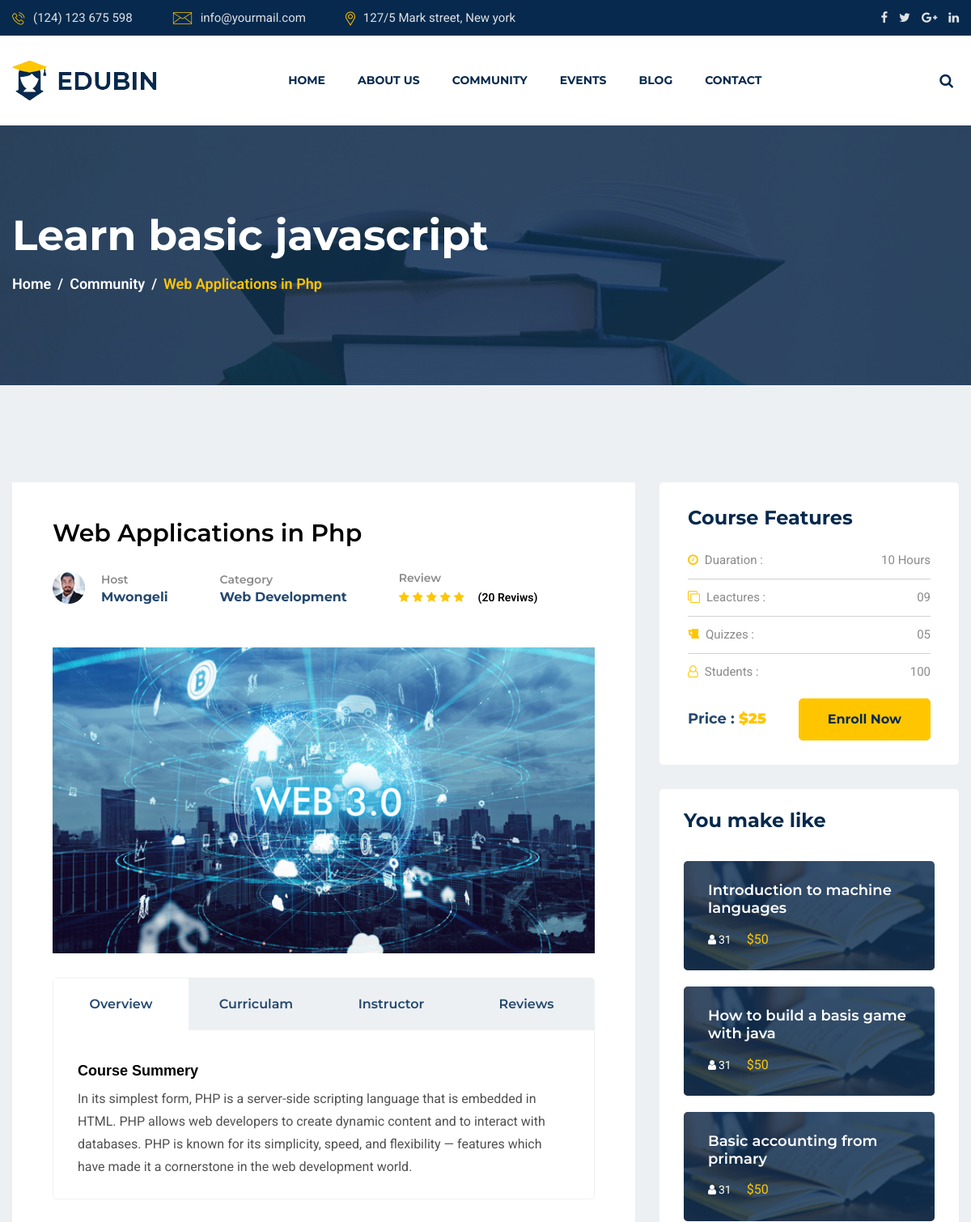
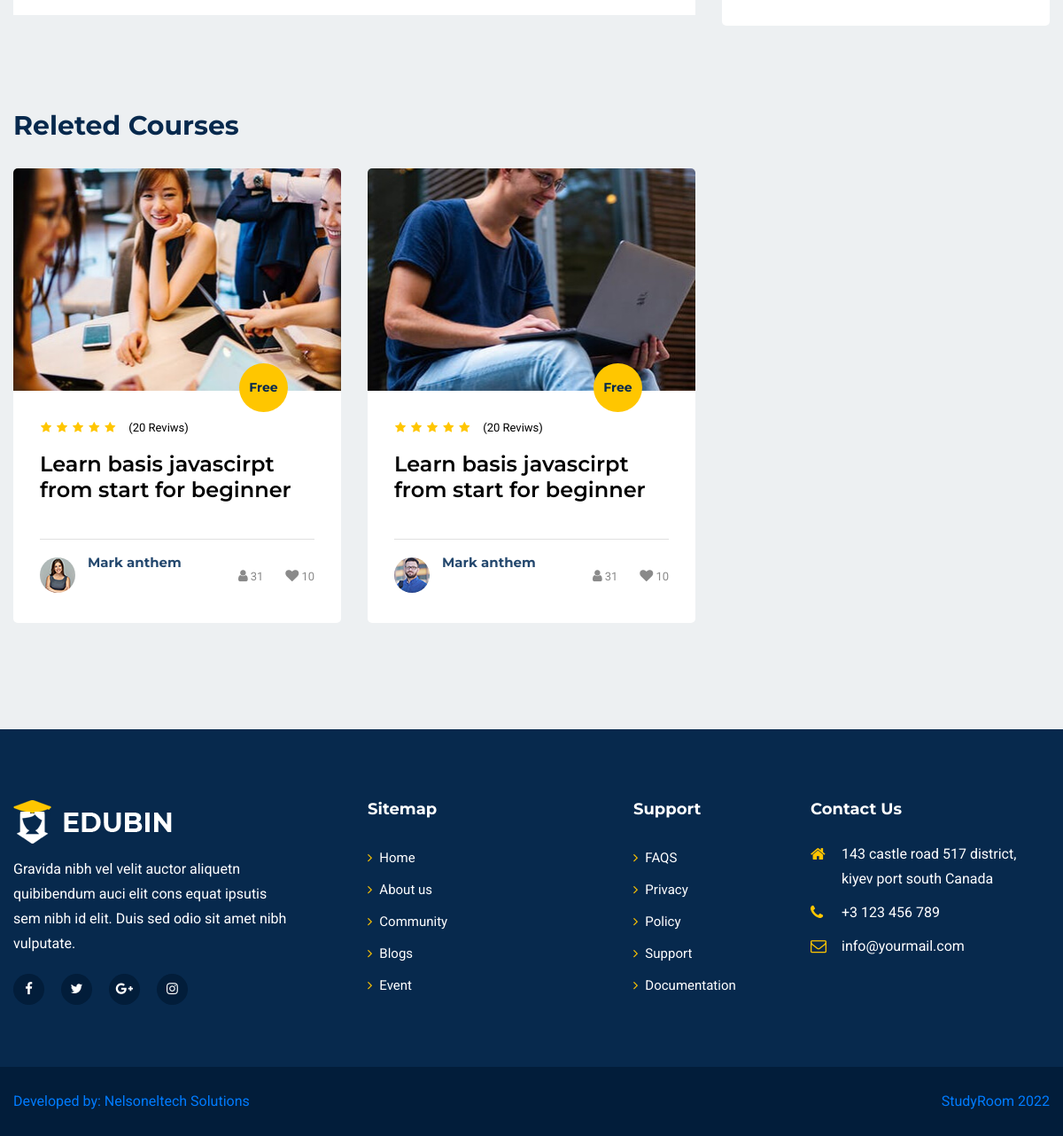
The app's page /forum/2/ with its own data (2 pictures, top to bottom).
### base/models.py (models this page shows, shortened)
class Forum(models.Model):
    host = models.ForeignKey(User, on_delete=models.SET_NULL, null=True)
    category = models.ForeignKey(Category, on_delete=models.SET_NULL, null=True)
    image = models.ImageField(upload_to='image', null=True)
    title = models.CharField(max_length=200)
    description = models.TextField(null=True, blank=True)
    participants = models.ManyToManyField(User, related_name='participants', blank=True)
    updated = models.DateTimeField(auto_now=True)
    created = models.DateTimeField(auto_now_add=True)
    class Meta:
        ordering = ['-updated', '-created']

class Category(models.Model):
    name = models.CharField(max_length=200)
    def __str__(self):
        return self.name

### base/views.py (the view)
# urls.py: path('forum/<int:pk>/', views.forum, name='forum'),
def forum(request, pk):
    forum = Forum.objects.get(id=pk)
    curriculums = Curriculum.objects.all()
    profiles = Profile.objects.all()
    context = {'forum': forum, 'curriculums': curriculums, 'profiles': profiles}
    return render(request, 'base/forum.html', context)

### base/models.py (called while the page is built)
    def __str__(self):
        return self.name

### base/templates/base/forum.html (shortened to what this page needs)
{% extends 'main.html' %}
{% block content %}
{% load static %}
 <section id="page-banner" class="pt-105 pb-110 bg_cover" data-overlay="8" style="background-image: url({% static 'images/page-banner-2.jpg' %})">
    <div class="container">
        <div class="row">
            <div class="col-lg-12">
                <div class="page-banner-cont">
                    <h2>Learn basic javascript</h2>
                    <nav aria-label="breadcrumb">
                        <ol class="breadcrumb">
                            <li class="breadcrumb-item"><a href="{% url 'home' %}">Home</a></li>
                            <li class="breadcrumb-item"><a href="{% url 'community' %}">Community</a></li>
                            <li class="breadcrumb-item active" aria-current="page">{{forum.title}}</li>
                        </ol>
                    </nav>
                </div>
            </div>
        </div>
    </div>
</section>
<section id="corses-singel" class="pt-90 pb-120 gray-bg">
    <div class="container">
        <div class="row">
            <div class="col-lg-8">
                <div class="corses-singel-left mt-30">
                    <div class="title">
                        <h3>{{forum.title}}</h3>
                    </div>
                    <div class="course-terms">
                        <ul>
                            <li>
                                <div class="teacher-name">
                                    <div class="thum">
                                        <img src="{% static 'images/course/teacher/t-1.jpg' %}" alt="Teacher">
                                    </div>
                                    <div class="name">
                                        <span>Host</span>
                                        <h6>{{forum.host}}</h6>
                                    </div>
                                </div>
                            </li>
                            <li>
                                <div class="course-category">
                                    <span>Category</span>
                                    <h6>{{forum.category}} </h6>
                                </div>
                            </li>
                            <li>
                                <div class="review">
                                    <span>Review</span>
                                    <ul>
                                        <li><a href="#"><i class="fa fa-star"></i></a></li>
                                        <li><a href="#"><i class="fa fa-star"></i></a></li>
                                        <li><a href="#"><i class="fa fa-star"></i></a></li>
                                        <li><a href="#"><i class="fa fa-star"></i></a></li>
                                        <li><a href="#"><i class="fa fa-star"></i></a></li>
                                        <li class="rating">(20 Reviws)</li>
                                    </ul>
                                </div>
                            </li>
                        </ul>
                    </div>
                    <div class="corses-singel-image pt-50">
                        <img src="{{forum.image.url}}" alt="Courses">
                    </div>
                    <div class="corses-tab mt-30">
                        <ul class="nav nav-justified" id="myTab" role="tablist">
                            <li class="nav-item">
                                <a class="active" id="overview-tab" data-toggle="tab" href="#overview" role="tab" aria-controls="overview" aria-selected="true">Overview</a>
                            </li>
                            <li class="nav-item">
                                <a id="curriculam-tab" data-toggle="tab" href="#curriculam" role="tab" aria-controls="curriculam" aria-selected="false">Curriculam</a>
                            </li>
                            <li class="nav-item">
                                <a id="instructor-tab" data-toggle="tab" href="#instructor" role="tab" aria-controls="instructor" aria-selected="false">Instructor</a>
                            </li>
                            <li class="nav-item">
                                <a id="reviews-tab" data-toggle="tab" href="#reviews" role="tab" aria-controls="reviews" aria-selected="false">Reviews</a>
                            </li>
                        </ul>
                        <div class="tab-content" id="myTabContent">
                            <div class="tab-pane fade show active" id="overview" role="tabpanel" aria-labelledby="overview-tab">
                                <div class="overview-description">
                                    <div class="singel-description pt-40">
                                        <h6>Course Summery</h6>
                                        <p>{{forum.description}}</p>
                                    </div>
                                </div>
                            </div>
                        </div>
                    </div>
                </div>
            </div>
            <div class="col-lg-4">
                <div class="row">
                    <div class="col-lg-12 col-md-6">
                        <div class="course-features mt-30">
                           <h4>Course Features </h4>
                            <ul>
                                <li><i class="fa fa-clock-o"></i>Duaration : <span>10 Hours</span></li>
                                <li><i class="fa fa-clone"></i>Leactures : <span>09</span></li>
                                <li><i class="fa fa-beer"></i>Quizzes :  <span>05</span></li>
                                <li><i class="fa fa-user-o"></i>Students :  <span>100</span></li>
                            </ul>
                            <div class="price-button pt-10">
                                <span>Price : <b>$25</b></span>
                                <a href="#" class="main-btn">Enroll Now</a>
                            </div>
                        </div>
                    </div>
                    <div class="col-lg-12 col-md-6">
                        <div class="You-makelike mt-30">
                            <h4>You make like </h4>
                            <div class="singel-makelike mt-20">
                                <div class="image">
                                    <img src="{% static 'images/your-make/y-1.jpg' %}" alt="Image">
                                </div>
                                <div class="cont">
                                    <a href="#"><h4>Introduction to machine languages</h4></a>
                                    <ul>
                                        <li><a href="#"><i class="fa fa-user"></i>31</a></li>
                                        <li>$50</li>
                                    </ul>
                                </div>
                            </div>
                            <div class="singel-makelike mt-20">
                                <div class="image">
                                    <img src="{% static 'images/your-make/y-1.jpg' %}" alt="Image">
                                </div>
                                <div class="cont">
                                    <a href="#"><h4>How to build a basis game with java </h4></a>
                                    <ul>
                                        <li><a href="#"><i class="fa fa-user"></i>31</a></li>
                                        <li>$50</li>
                                    </ul>
                                </div>
                            </div>
                            <div class="singel-makelike mt-20">
                                <div class="image">
                                    <img src="{% static 'images/your-make/y-1.jpg' %}" alt="Image">
                                </div>
                                <div class="cont">
                                    <a href="#"><h4>Basic accounting from primary</h4></a>
                                    <ul>
                                        <li><a href="#"><i class="fa fa-user"></i>31</a></li>
                                        <li>$50</li>
                                    </ul>
                                </div>
                            </div>
                        </div>
                    </div>
                </div>
            </div>
        </div>
        <div class="row">
            <div class="col-lg-8">
                <div class="releted-courses pt-95">
                    <div class="title">
                        <h3>Releted Courses</h3>
                    </div>
                    <div class="row">
                        <div class="col-md-6">
                            <div class="singel-course mt-30">
                                <div class="thum">
                                    <div class="image">
                                        <img src="{% static 'images/course/cu-2.jpg' %}" alt="Course">
                                    </div>
                                    <div class="price">
                                        <span>Free</span>
                                    </div>
                                </div>
                                <div class="cont">
                                    <ul>
                                        <li><i class="fa fa-star"></i></li>
                                        <li><i class="fa fa-star"></i></li>
                                        <li><i class="fa fa-star"></i></li>
                                        <li><i class="fa fa-star"></i></li>
                                        <li><i class="fa fa-star"></i></li>
                                    </ul>
                                    <span>(20 Reviws)</span>
                                    <a href="courses-singel.html"><h4>Learn basis javascirpt from start for beginner</h4></a>
                                    <div class="course-teacher">
                                        <div class="thum">
                                            <a href="#"><img src="{% static 'images/course/teacher/t-2.jpg' %}" alt="teacher"></a>
                                        </div>
                                        <div class="name">
                                            <a href="#"><h6>Mark anthem</h6></a>
                                        </div>
                                        <div class="admin">
                                            <ul>
                                                <li><a href="#"><i class="fa fa-user"></i><span>31</span></a></li>
                                                <li><a href="#"><i class="fa fa-heart"></i><span>10</span></a></li>
                                            </ul>
                                        </div>
                                    </div>
                                </div>
                            </div>
                        </div>
                        <div class="col-md-6">
                            <div class="singel-course mt-30">
                                <div class="thum">
                                    <div class="image">
                                        <img src="{% static 'images/course/cu-1.jpg' %}" alt="Course">
                                    </div>
                                    <div class="price">
                                        <span>Free</span>
                                    </div>
                                </div>
                                <div class="cont">
                                    <ul>
                                        <li><i class="fa fa-star"></i></li>
                                        <li><i class="fa fa-star"></i></li>
                                        <li><i class="fa fa-star"></i></li>
                                        <li><i class="fa fa-star"></i></li>
                                        <li><i class="fa fa-star"></i></li>
                                    </ul>
                                    <span>(20 Reviws)</span>
                                    <a href="courses-singel.html"><h4>Learn basis javascirpt from start for beginner</h4></a>
                                    <div class="course-teacher">
                                        <div class="thum">
                                            <a href="#"><img src="{% static 'images/course/teacher/t-3.jpg' %}" alt="teacher"></a>
                                        </div>
                                        <div class="name">
                                            <a href="#"><h6>Mark anthem</h6></a>
                                        </div>
                                        <div class="admin">
                                            <ul>
                                                <li><a href="#"><i class="fa fa-user"></i><span>31</span></a></li>
                                                <li><a href="#"><i class="fa fa-heart"></i><span>10</span></a></li>
                                            </ul>
                                        </div>
                                    </div>
                                </div>
                            </div>
                        </div>
                    </div>
                </div>
            </div>
        </div>
    </div>
</section>
{% endblock %}

### assets/css/default.css (style rules this page uses)
.mt-20 { margin-top: 20px; }
.mt-30 { margin-top: 30px; }
.pt-10 { padding-top: 10px; }
.pt-40 { padding-top: 40px; }
.pt-50 { padding-top: 50px; }
.pt-90 { padding-top: 90px; }
.pt-95 { padding-top: 95px; }
.pt-105 { padding-top: 105px; }
.pb-110 { padding-bottom: 110px; }
.pb-120 { padding-bottom: 120px; }
.gray-bg { background: #edf0f2; }
[data-overlay] { position: relative; }
[data-overlay]::before { background: #07294d none repeat scroll 0 0; content: ""; height: 100%; left: 0; position: absolute; top: 0; width: 100%; z-index: 1; }
[data-overlay="8"]::before { opacity: 0.8; }

### records on screen
Forum: title "Web Applications in Php", host "Mwongeli", category "Web Development", image (picture), description "In its simplest form, PHP is a server-side scripting language that is embedded in HTML. PHP allows web developers to create dynamic content and to interact with databases. PHP is known for its simplicity, speed, and flexibility — features which have made it a cornerstone in the web development world."
